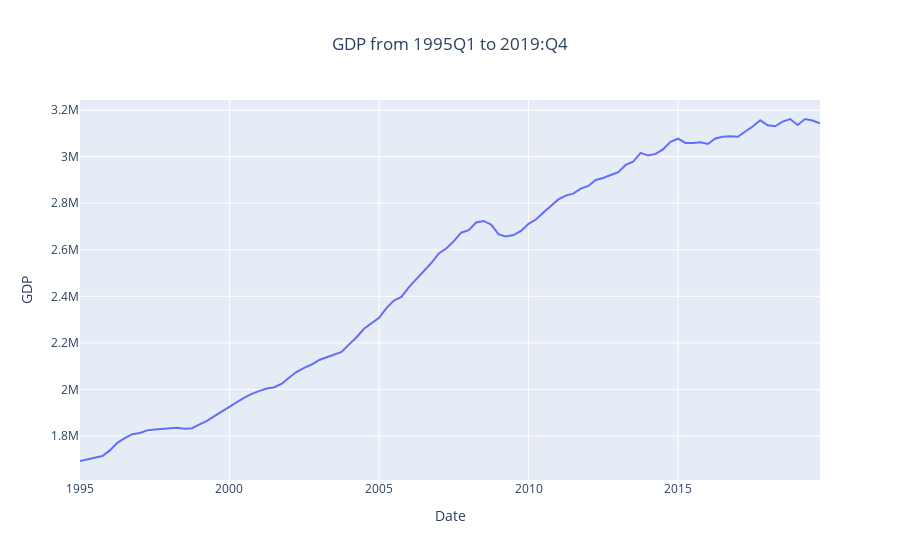

This figure's notebook cell:
### Code cell
# Plot GDP using plotly.express
fig = px.line(
    df,
    x='Date',
    y='GDP',
    title='GDP from 1995Q1 to 2019:Q4'
)
fig.update_layout(title_x=0.5)
fig.show()
